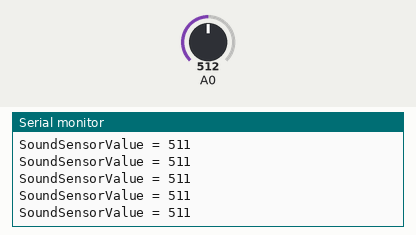
This sketch was run on a simulated Arduino Uno, built with avr-gcc and run on an emulated ATmega328P. On the bench: the last lines printed to the serial monitor. Inputs (shaded band) come from the test bench; at power-on: A0 = 512.

Above: at 1.2 s.
1.3 s: A0 set to 716
At 1.31 s:
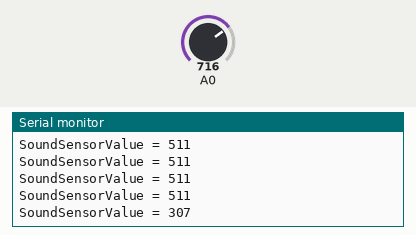
2.8 s: A0 set to 900
At 2.82 s:
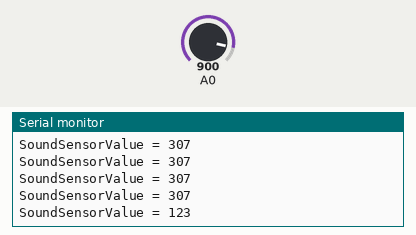
Timing chart, 0 to 5.8 s (numbered marks = the images above; inputs shaded):
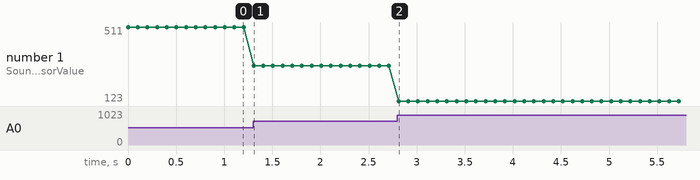

The sketch:

SoundSensor_simple.ino
```cpp
void setup() {
  Serial.begin(9600);
}

void loop() {
  float vol;
  int SoundSensorValue;

  SoundSensorValue = analogRead(A0);
  SoundSensorValue = 1023 - SoundSensorValue;
  Serial.print("SoundSensorValue = ");
  Serial.println(SoundSensorValue);

  delay(100);
}
```

Measured:
- after the input at 1.3 s, the serial monitor: prints a new line at once (image 1)
- after the input at 2.8 s, the serial monitor: prints a new line at once (image 2)
- plotted number 1: 511 → 307 after the input at 1.3 s, 307 → 123 after the input at 2.8 s
